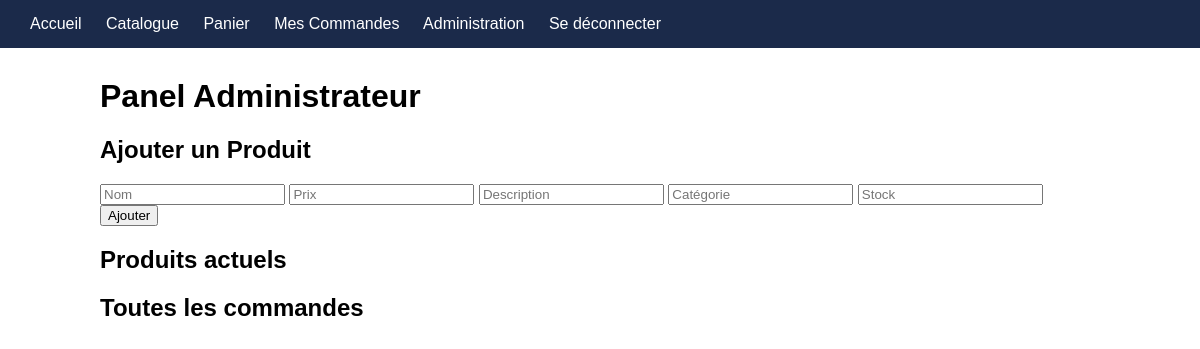
The page /admin (signed in) on the database as committed earlier.
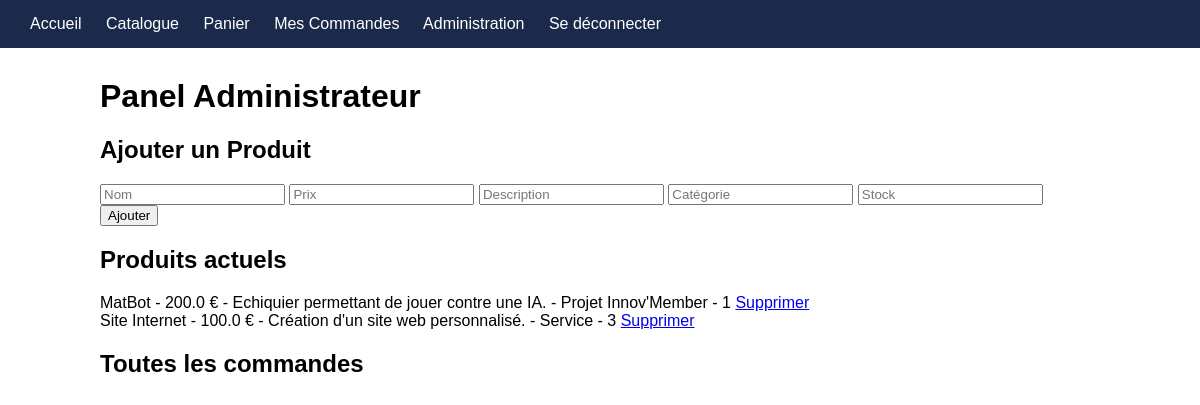
The same page on the database as committed later.
### tables this page shows
CREATE TABLE produits (
                id INTEGER PRIMARY KEY AUTOINCREMENT,
                nom TEXT NOT NULL,
                prix REAL NOT NULL,
                description TEXT,
                categorie TEXT,
                stock INTEGER DEFAULT 10
            );

### app.py (the view)
@app.route('/admin', endpoint='admin')
def admin_dashboard():
    if session.get('user_role') != 'admin':
        return redirect('/login')
    produits = db.get_produits()
    commandes = db.get_toutes_commandes()
    return render_template('admin.html', produits=produits, commandes=commandes)

### database.py (called while the page is built)
    def get_connexion(self):
        conn = sqlite3.connect(self.dbname)
        conn.row_factory = sqlite3.Row
        return conn

    def get_produits(self):
        conn = self.get_connexion()
        produits = conn.execute('SELECT * FROM produits').fetchall()
        conn.close()
        return produits

    def get_toutes_commandes(self):
        conn = self.get_connexion()
        commandes = conn.execute(
            'SELECT commandes.*, utilisateurs.nom as client_nom FROM commandes '
            'JOIN utilisateurs ON commandes.utilisateur_id = utilisateurs.id '
            'ORDER BY date DESC'
        ).fetchall()
        conn.close()
        return commandes

### templates/admin.html (shortened to what this page needs)
{% extends 'base.html' %}
{% block content %}
<h1>Panel Administrateur</h1>
<h2>Ajouter un Produit</h2>
<form method="post" action="/admin/ajouter_produit">
    <input type="text" name="nom" placeholder="Nom" required>
    <input type="number" name="prix" step="0.01" placeholder="Prix" required>
    <input type="text" name="description" placeholder="Description" required>
    <input type="text" name="categorie" placeholder="Catégorie" required>
    <input type="number" name="stock" placeholder="Stock" required>
    <button type="submit">Ajouter</button>
</form>
<h2>Produits actuels</h2>
{% for p in produits %}
<div>
    {{ p.nom }} - {{ p.prix }} € - {{ p.description }} - {{ p.categorie }} - {{ p.stock }}
    <a href="/admin/supprimer_produit/{{ p.id }}">Supprimer</a>
</div>
{% endfor %}
<h2>Toutes les commandes</h2>
{% endblock %}

### templates/base.html (shortened to what this page needs)
<!DOCTYPE html>
<html>
<head>
    <link rel="stylesheet" href="{{ url_for('static', filename='style.css') }}">
</head>
<body>
    <nav>
        <a href="/">Accueil</a>
        <a href="/catalogue">Catalogue</a>
        <a href="/panier">Panier</a>
        {% if session.get('user_id') %}
            <a href="{{ url_for('mes_commandes') }}">Mes Commandes</a>
            {% if session.get('user_role') == 'admin' %}
                <a href="{{ url_for('admin') }}">Administration</a>
            {% endif %}
            <a href="{{ url_for('deconnexion') }}">Se déconnecter</a>
        {% else %}
            <a href="{{ url_for('login') }}">Connexion</a>
        {% endif %}
    </nav>
    <main>
        {% block content %}{% endblock %}
    </main>
</body>
</html>

### static/style.css (style rules this page uses)
body { font-family: Arial, sans-serif; margin: 0; }
nav { background: #1B2A4A; padding: 15px 30px; }
nav a { color: white; text-decoration: none; margin-right: 20px; }
main { max-width: 1000px; margin: 30px auto; padding: 0 20px; }

Rows that differ between the two databases and show on the page:
added produits: nom "MatBot", prix "200.0", description "Echiquier permettant de jouer contre une IA.", categorie "Projet Innov'Member", stock "1"
added produits: nom "Site Internet", prix "100.0", description "Création d'un site web personnalisé.", categorie "Service", stock "3"
